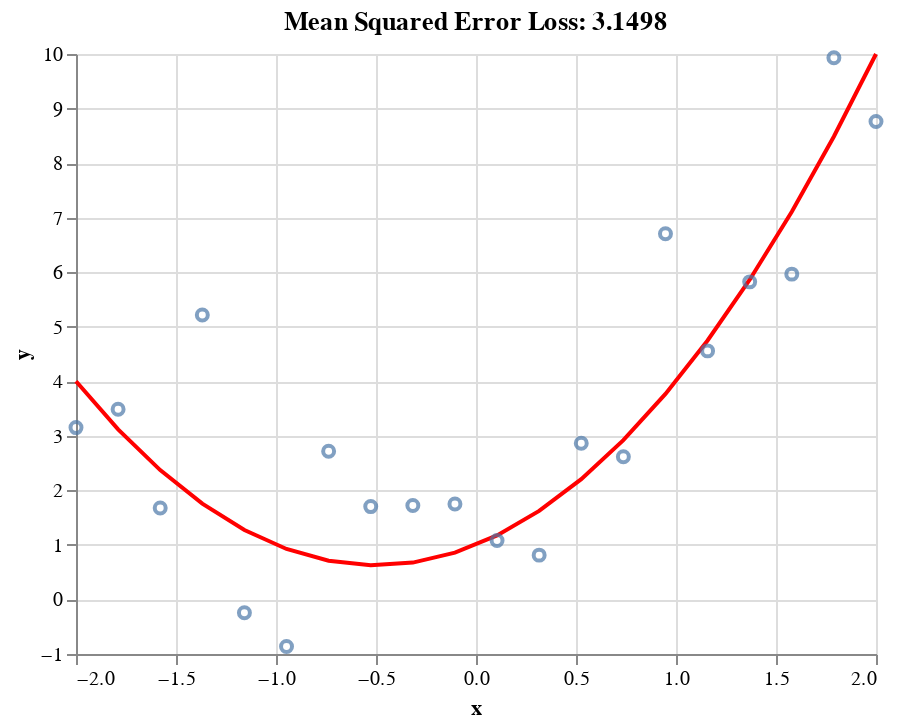

The notebook cell saved with this chart:
### Markdown cell above
Again if you're on quarto, you won't be able to play with the interactive pyplot graph here where you can see the loss change as the parameters are modified. There's also no way to dynamically change labels in Altair to my knowledge from a few stack overflow and github question. I'm going to replot our interactive graph with an example title that matches the pyplot so you can follow along without bringing down my notebook. If you wanted to see the magic values change and really have this sink in, please bring down the notebook or open it in colab & play with the plots ☺.

### Code cell
plot_altair(title="Mean Squared Error Loss: 3.1498 ")

### Figure 1 — Vega-Lite specification as saved in the notebook (floating-point values rounded to 4 significant figures)
{"config": {"view": {"continuousWidth": 400, "continuousHeight": 300}}, "layer": [{"data": {"name": "data-97f91ce4a8bad77bdcc1c78bdda4b9ab"}, "mark": {"type": "line", "color": "red"}, "encoding": {"x": {"field": "x", "type": "quantitative"}, "y": {"field": "y", "type": "quantitative"}}, "selection": {"selector_b": {"type": "single", "fields": ["b"], "bind": {"input": "range", "max": 3, "min": 0, "name": "B", "step": 0.1}, "init": {"b": 1.5}}, "selector_a": {"type": "single", "fields": ["a"], "bind": {"input": "range", "max": 3, "min": 0, "name": "A", "step": 0.1}, "init": {"a": 1.5}}}, "title": "Mean Squared Error Loss: 3.1498 ", "transform": [{"calculate": "((selector_a.a*pow(datum.x,2) + selector_b.b*datum.x)) + datum.c", "as": "y"}]}, {"data": {"name": "data-6242866502ca0e6a9ba8e250df287b31"}, "mark": "point", "encoding": {"x": {"field": "x", "type": "quantitative"}, "y": {"field": "y", "type": "quantitative"}}}], "$schema": "https://vega.github.io/schema/vega-lite/v4.17.0.json", "datasets": {"data-97f91ce4a8bad77bdcc1c78bdda4b9ab": [{"x": -2.0, "y": 1, "c": 1}, {"x": -1.789, "y": 1, "c": 1}, {"x": -1.579, "y": 1, "c": 1}, {"x": -1.368, "y": 1, "c": 1}, {"x": -1.158, "y": 1, "c": 1}, {"x": -0.9474, "y": 1, "c": 1}, {"x": -0.7368, "y": 1, "c": 1}, {"x": -0.5263, "y": 1, "c": 1}, {"x": -0.3158, "y": 1, "c": 1}, {"x": -0.1053, "y": 1, "c": 1}, {"x": 0.1053, "y": 1, "c": 1}, {"x": 0.3158, "y": 1, "c": 1}, {"x": 0.5263, "y": 1, "c": 1}, {"x": 0.7368, "y": 1, "c": 1}, {"x": 0.9474, "y": 1, "c": 1}, {"x": 1.158, "y": 1, "c": 1}, {"x": 1.368, "y": 1, "c": 1}, {"x": 1.579, "y": 1, "c": 1}, {"x": 1.789, "y": 1, "c": 1}, {"x": 2.0, "y": 1, "c": 1}], "data-6242866502ca0e6a9ba8e250df287b31": [{"x": -2.0, "y": 3.151}, {"x": -1.789, "y": 3.488}, {"x": -1.579, "y": 1.675}, {"x": -1.368, "y": 5.216}, {"x": -1.158, "y": -0.2428}, {"x": -0.9474, "y": -0.8635}, {"x": -0.7368, "y": 2.718}, {"x": -0.5263, "y": 1.702}, {"x": -0.3158, "y": 1.723}, {"x": -0.1053, "y": 1.749}, {"x": 0.1053, "y": 1.079}, {"x": 0.3158, "y": 0.8125}, {"x": 0.5263, "y": 2.865}, {"x": 0.7368, "y": 2.616}, {"x": 0.9474, "y": 6.705}, {"x": 1.158, "y": 4.557}, {"x": 1.368, "y": 5.822}, {"x": 1.579, "y": 5.964}, {"x": 1.789, "y": 9.932}, {"x": 2.0, "y": 8.764}]}}
